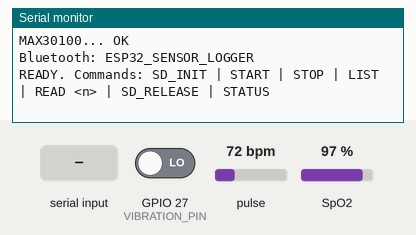
Recording of a sketch running on a simulated ESP32. Shown: the last lines printed to the serial monitor. The test bench sets the inputs (shaded band); at power-on: GPIO 27 (VIBRATION_PIN) LOW, pulse 72 bpm, SpO2 97 %. Storage starts empty; nothing arrives over Bluetooth unless stated.

Above: at 1.3 s.
1.4 s: "SD_INIT\n" received over Serial
At 2.5 s:
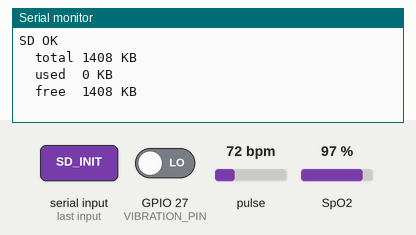
2.9 s: "SD_INIT\n" received over the second serial link
At 4.1 s:
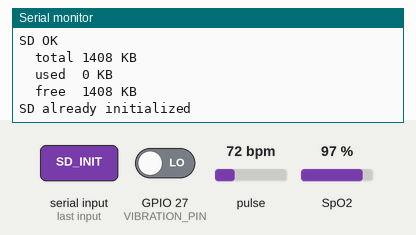
4.4 s: "START\n" received over Serial
At 5.2 s:
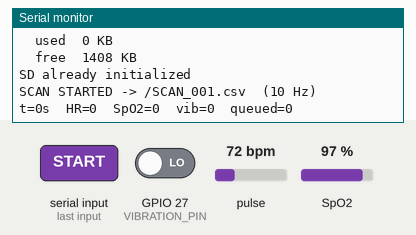
5.9 s: "START\n" received over the second serial link
At 6.3 s:
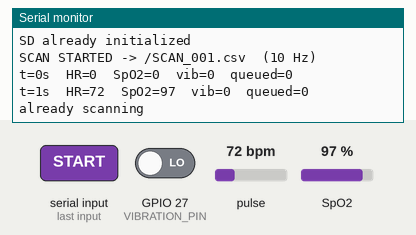
7.4 s: "STOP\n" received over Serial
At 8.6 s:
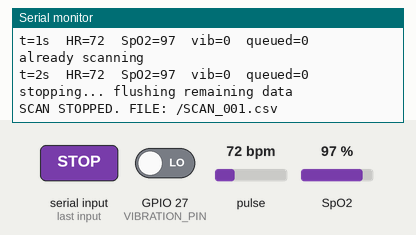
8.9 s: "STOP\n" received over the second serial link
At 9.9 s:
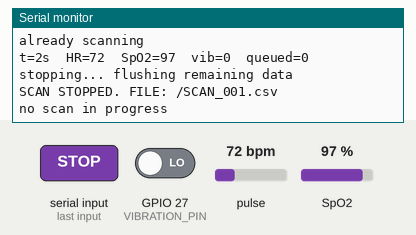

The sketch:

05_simplified_dualcore.ino
```cpp
/*
 * =====================================================================
 *  Fetal Kick Detection Device  -  simplified dual-core logger
 * =====================================================================
 *
 *  CORE 0 : sensorTask()  -> reads sensors as fast as possible and,
 *                            while scanning, pushes samples to a queue.
 *  CORE 1 : loop()        -> handles Bluetooth commands, drains the queue
 *                            onto the SD card, and (later) uploads to a server.
 *
 *  Sensors
 *  -------
 *   MAX30100  heart rate / SpO2   I2C  (SDA 25, SCL 26)   like 03_Heart_Rate_Sensor/sensor_testing
 *   SW-18010P vibration           GPIO 27                 like 04_.../02_Sense_vibration_hardness
 *   GY-87     accel + gyro        I2C  (SDA 21, SCL 22)   DISABLED (damaged) - add later
 *
 *  Logging  (one uniform time grid so every signal lines up)
 *  ---------------------------------------------------------
 *   accel_x/y/z, gyro_x/y/z : GY-87, full rate   (0 for now - add later)
 *   vibration               : transition count of the last 100 ms window
 *                             (= intensity); 0 when there is no vibration
 *   heart_rate, spo2        : latest MAX30100 value on every row
 *
 *   Master rate = SAMPLE_INTERVAL_MS. 10 Hz now (GY-87 off); set it to
 *   10 (ms) for 100 Hz once the accelerometer is back.
 *
 *  Bluetooth (device "ESP32_SENSOR_LOGGER"):
 *   SD_INIT | START | STOP | LIST | READ <n> | SD_RELEASE | STATUS
 * =====================================================================
 */

#include <Arduino.h>
#include <Wire.h>
#include <SPI.h>
#include <SD.h>
#include <BluetoothSerial.h>
#include "MAX30100_PulseOximeter.h"
#include "freertos/FreeRTOS.h"
#include "freertos/task.h"
#include "freertos/queue.h"

// ---------------------------------------------------------------- pins
  #define MAX_SDA 25
  #define MAX_SCL 26
  #define VIBRATION_PIN 27

  #define SD_CS   19
  #define SD_SCK  21
  #define SD_MISO 5
  #define SD_MOSI 18

  // GY-87 (add later - hardware damaged)
  // #define GY_SDA 21
  // #define GY_SCL 22

// -------------------------------------------------------------- config
  // Master log rate. GY-87 disabled -> 10 Hz is plenty.
  // When the accelerometer is back, set this to 10  (= 100 Hz).
  const uint32_t SAMPLE_INTERVAL_MS  = 100;            // 100 ms = 10 Hz

  const uint32_t FLUSH_INTERVAL_MS   = 1000;           // SD flush cadence
  const uint32_t SERIAL_INTERVAL_MS  = 1000;           // USB report while scanning
  const uint32_t VIBRATION_WINDOW_MS = 100;            // vibration hardness window
  const uint64_t MIN_FREE_SPACE      = 16ULL * 1024;   // stop before the card fills
  const int      QUEUE_LENGTH        = 400;            // generous cross-core buffer

// -------------------------------------------------------------- objects
  BluetoothSerial SerialBT;
  PulseOximeter   pox;
  SPIClass        SD_SPI(VSPI);
  QueueHandle_t   sensorQueue;

// --------------------------------------------------------- sample record
  struct SensorData {
    uint32_t scanTime;      // ms since START
    float    ax, ay, az;    // accel g    (GY-87 - 0 for now)
    float    gx, gy, gz;    // gyro dps   (GY-87 - 0 for now)
    int      vibration;     // window transition count (intensity) or 0
    float    heartRate;
    float    spo2;
  };

// ------------------------------------------------- shared / scan state
  volatile bool     scanning      = false;
  volatile uint32_t scanStartTime = 0;

// live values (written on core 0, read on core 1 for the status line)
  float heartRate = 0.0f;
  float spo2      = 0.0f;

// vibration state (core 0 only)
  int      prevVibState = LOW;
  bool     vibMeasuring = false;
  uint32_t vibStart     = 0;
  int      vibHigh      = 0;
  int      vibLow       = 0;
  int      vibIntensity = 0;      // last completed window intensity (for display/log)
  bool     vibReady     = false;  // emit intensity on the next logged row

// SD state (core 1 only)
  bool     sdReady     = false;
  bool     fileOpen    = false;
  File     scanFile;
  String   currentFile = "";
  uint32_t scanNumber  = 0;

// ------------------------------------------------------------ prototypes
  void     say(const String &m);
  void     onBeatDetected();
  void     measureVibration();
  void     sensorTask(void *param);
  void     handleCommands();
  void     readStream(Stream &s, String &buf);
  void     dispatch(String cmd);
  void     serviceSD();
  void     serialReport();
  void     cmdSdInit();
  void     cmdStart();
  void     cmdStop();
  void     cmdList();
  void     cmdRead(String arg);
  void     cmdRelease();
  void     cmdStatus();
  String   fileNameFor(uint32_t n);
  uint32_t nextScanNumber();

// =====================================================================
// helpers
// =====================================================================
    void say(const String &m) {           // send to phone + USB
      Serial.println(m);
      SerialBT.println(m);
    }

    void onBeatDetected() {               // keep tiny - runs inside pox.update()
    }

    // Vibration: SW-18010P, non-blocking 100 ms window (from 02_Sense_vibration_hardness).
    // Counts HIGH/LOW transitions; total = vibration intensity / hardness.
    void measureVibration() {
      int state = digitalRead(VIBRATION_PIN);

      if (!vibMeasuring && state != prevVibState) {     // movement starts a window
        vibMeasuring = true;
        vibStart = millis();
        vibHigh  = 0;
        vibLow   = 0;
      }

      if (vibMeasuring) {
        if (state != prevVibState) {
          if (state == HIGH) vibHigh++; else vibLow++;
          prevVibState = state;
        }
        if (millis() - vibStart >= VIBRATION_WINDOW_MS) {   // window closed
          vibMeasuring = false;
          vibIntensity = vibHigh + vibLow;                  // sensitivity value
          vibReady     = true;                              // emit on next row
        }
      } else {
        prevVibState = state;
      }
    }

// =====================================================================
// CORE 0 : sensor task - fast loop, queues samples while scanning
// =====================================================================
  void sensorTask(void *param) {
    uint32_t lastSample = millis();

    for (;;) {
      pox.update();          // MUST be called as fast as possible (MAX30100)
      measureVibration();    // non-blocking

      uint32_t now = millis();

      if (!scanning) {
        lastSample = now;    // stay current so START does not burst
      } else if (now - lastSample >= SAMPLE_INTERVAL_MS) {
        lastSample += SAMPLE_INTERVAL_MS;

        heartRate = pox.getHeartRate();
        spo2      = pox.getSpO2();

        SensorData d;
        d.scanTime = now - scanStartTime;

        // --- GY-87 (add later): readMPU6050(); d.ax=accelX; ... d.gz=gyroZ; ---
        d.ax = d.ay = d.az = 0.0f;     // GY-87 disabled
        d.gx = d.gy = d.gz = 0.0f;     // GY-87 disabled

        d.vibration = vibReady ? vibIntensity : 0;
        d.heartRate = heartRate;
        d.spo2      = spo2;

        xQueueSend(sensorQueue, &d, 0);  // non-blocking: never stall the sensor
        vibReady = false;                // intensity emitted on exactly one row
      }

      // Yield ~1 ms: keeps the Bluetooth stack + watchdog alive on core 0.
      // pox.update() still runs ~1000x/s (>= 10x the sample rate) - no data lost.
      vTaskDelay(1);
    }
  }

// =====================================================================
// SETUP  (runs on core 1)
// =====================================================================
void setup() {
  Serial.begin(921600);
  delay(100);
  Serial.println("\n=== Fetal Kick Logger (simplified dual-core) ===");

  // ---- MAX30100 (same settings as 03_Heart_Rate_Sensor/sensor_testing) ----
  Wire.begin(MAX_SDA, MAX_SCL);
  Wire.setClock(400000);
  Serial.print("MAX30100... ");
  if (!pox.begin()) {
    Serial.println("FAILED");
  } else {
    Serial.println("OK");
    pox.setIRLedCurrent(MAX30100_LED_CURR_7_6MA);   // 7.6 mA works best
    pox.setOnBeatDetectedCallback(onBeatDetected);
  }

  // ---- vibration ----
  pinMode(VIBRATION_PIN, INPUT);
  prevVibState = digitalRead(VIBRATION_PIN);

  // ---- GY-87 (add later - hardware damaged) ----
  // GYWire.begin(GY_SDA, GY_SCL);  initMPU6050();  initBMP180();

  // ---- Bluetooth ----
  if (!SerialBT.begin("ESP32_SENSOR_LOGGER"))
    Serial.println("Bluetooth FAILED");
  else
    Serial.println("Bluetooth: ESP32_SENSOR_LOGGER");

  // ---- queue + core-0 sensor task ----
  sensorQueue = xQueueCreate(QUEUE_LENGTH, sizeof(SensorData));
  if (!sensorQueue) Serial.println("Queue alloc FAILED");

  xTaskCreatePinnedToCore(sensorTask, "sensorTask", 8192, NULL, 3, NULL, 0);

  say("READY. Commands: SD_INIT | START | STOP | LIST | READ <n> | SD_RELEASE | STATUS");
}

// =====================================================================
// LOOP  (core 1) : Bluetooth commands + SD writing
// =====================================================================
void loop() {
  handleCommands();
  serviceSD();
  serialReport();
  delay(1);
}

// ------------------------------------------------- command input
    void readStream(Stream &s, String &buf) {
      while (s.available()) {
        char c = s.read();
        if (c == '\n' || c == '\r') {
          buf.trim();
          if (buf.length()) dispatch(buf);
          buf = "";
        } else if (buf.length() < 40) {
          buf += c;
        }
      }
    }

    void handleCommands() {
      static String btBuf  = "";
      static String usbBuf = "";
      readStream(SerialBT, btBuf);
      readStream(Serial,   usbBuf);
    }

    void dispatch(String cmd) {
      if      (cmd.equalsIgnoreCase("SD_INIT"))    cmdSdInit();
      else if (cmd.equalsIgnoreCase("START"))      cmdStart();
      else if (cmd.equalsIgnoreCase("STOP"))       cmdStop();
      else if (cmd.equalsIgnoreCase("LIST"))       cmdList();
      else if (cmd.equalsIgnoreCase("SD_RELEASE")) cmdRelease();
      else if (cmd.equalsIgnoreCase("STATUS"))     cmdStatus();
      else if (cmd.substring(0, 5).equalsIgnoreCase("READ ")) cmdRead(cmd.substring(5));
      else say("? unknown: " + cmd);
    }

// ------------------------------------------------- SD writing / draining
  void serviceSD() {
    static uint32_t lastFlush = 0;
    if (!fileOpen) return;

    // One formatted CSV line per sample. Building it once (not field-by-field)
    // keeps writes fast and lets the SAME line be pushed to a server later.
    SensorData d;
    char line[128];
    while (xQueueReceive(sensorQueue, &d, 0) == pdTRUE) {
      int n = snprintf(line, sizeof(line),
                      "%lu,%.3f,%.3f,%.3f,%.3f,%.3f,%.3f,%d,%.1f,%.1f\n",
                      (unsigned long)d.scanTime,
                      d.ax, d.ay, d.az, d.gx, d.gy, d.gz,
                      d.vibration, d.heartRate, d.spo2);
      if (n < 0) continue;
      if (n >= (int)sizeof(line)) n = sizeof(line) - 1;   // clamp (shouldn't happen)
      scanFile.write((const uint8_t *)line, n);

      // LATER (core 1 server upload): forward this same 'line' to the server,
      // e.g. buffer it and POST in batches over WiFi -> uploadToServer(line, n);
    }

    uint32_t now = millis();
    if (now - lastFlush >= FLUSH_INTERVAL_MS) {
      lastFlush = now;
      scanFile.flush();
    }

    // STOP finished: not scanning and queue drained -> close the file
    if (!scanning && uxQueueMessagesWaiting(sensorQueue) == 0) {
      scanFile.flush();
      scanFile.close();
      fileOpen = false;
      say("SCAN STOPPED. FILE: " + currentFile);
    }
  }

// ------------------------------------------- USB status line (scanning only)
  void serialReport() {
    static uint32_t last = 0;
    if (!scanning) return;                       // no serial spam when idle
    uint32_t now = millis();
    if (now - last < SERIAL_INTERVAL_MS) return;
    last = now;
    Serial.printf("t=%lus  HR=%.0f  SpO2=%.0f  vib=%d  queued=%u\n",
                  (unsigned long)((now - scanStartTime) / 1000),
                  heartRate, spo2, vibIntensity,
                  (unsigned)uxQueueMessagesWaiting(sensorQueue));
  }

// ------------------------------------------------- commands
  void cmdSdInit() {
    if (scanning) { say("busy: scanning"); return; }
    if (sdReady)  { say("SD already initialized"); return; }

    SD_SPI.begin(SD_SCK, SD_MISO, SD_MOSI, SD_CS);
    if (!SD.begin(SD_CS, SD_SPI, 20000000)) { say("SD INIT FAILED"); return; }
    sdReady = true;

    uint64_t total = SD.totalBytes();
    uint64_t used  = SD.usedBytes();
    say("SD OK");
    say("  total " + String((unsigned long)(total / 1024)) + " KB");
    say("  used  " + String((unsigned long)(used  / 1024)) + " KB");
    say("  free  " + String((unsigned long)((total - used) / 1024)) + " KB");
  }

  void cmdStart() {
    if (!sdReady) { say("run SD_INIT first"); return; }
    if (scanning) { say("already scanning"); return; }
    if (fileOpen) { say("previous file still closing, wait"); return; }

    if (SD.totalBytes() - SD.usedBytes() < MIN_FREE_SPACE) { say("SD FULL"); return; }

    scanNumber  = nextScanNumber();
    currentFile = fileNameFor(scanNumber);
    scanFile    = SD.open(currentFile, FILE_WRITE);
    if (!scanFile) { say("cannot create " + currentFile); return; }

    scanFile.println("scan_time_ms,accel_x,accel_y,accel_z,gyro_x,gyro_y,gyro_z,vibration,heart_rate,spo2");
    scanFile.flush();

    fileOpen      = true;
    scanStartTime = millis();
    scanning      = true;          // set last: core 0 starts queuing now

    int hz = 1000 / SAMPLE_INTERVAL_MS;
    say("SCAN STARTED -> " + currentFile + "  (" + String(hz) + " Hz)");
  }

  void cmdStop() {
    if (!scanning) { say("no scan in progress"); return; }
    scanning = false;              // core 0 stops; serviceSD() drains + closes
    say("stopping... flushing remaining data");
  }

  void cmdList() {
    if (!sdReady) { say("run SD_INIT first"); return; }
    if (scanning) { say("stop scan first"); return; }

    File root = SD.open("/");
    if (!root) { say("cannot open root"); return; }

    int idx = 0;
    say("--- files ---");
    for (File f = root.openNextFile(); f; f = root.openNextFile()) {
      String n = f.name();
      if (!f.isDirectory() && n.endsWith(".csv"))
        say(String(idx++) + ": " + n + "  (" + String((unsigned long)f.size()) + " B)");
    }
    if (idx == 0) say("(none)");
    root.close();
  }

  void cmdRead(String arg) {
    if (!sdReady) { say("run SD_INIT first"); return; }
    if (scanning) { say("stop scan first"); return; }
    int target = arg.toInt();

    File root = SD.open("/");
    if (!root) { say("cannot open root"); return; }

    int  idx  = 0;
    bool sent = false;
    for (File f = root.openNextFile(); f; f = root.openNextFile()) {
      String n = f.name();
      if (!f.isDirectory() && n.endsWith(".csv")) {
        if (idx == target) {
          say("--- " + n + " ---");
          uint8_t buf[64];
          while (f.available()) {
            int k = f.read(buf, sizeof(buf));
            SerialBT.write(buf, k);
          }
          SerialBT.println();
          say("--- end ---");
          sent = true;
          break;
        }
        idx++;
      }
    }
    root.close();
    if (!sent) say("no file at index " + String(target));
  }

  void cmdRelease() {
    if (scanning) { say("stop scan first"); return; }
    if (fileOpen) { say("still writing, try again in a moment"); return; }
    if (!sdReady) { say("SD not initialized"); return; }
    SD.end();
    sdReady = false;
    say("SD RELEASED - safe to remove card");
  }

  void cmdStatus() {
    say("--- status ---");
    say(String("sd_ready : ") + (sdReady  ? "yes" : "no"));
    say(String("scanning : ") + (scanning ? "yes" : "no"));
    say(String("file     : ") + (fileOpen ? currentFile : String("-")));
    say(String("queued   : ") + String((unsigned)uxQueueMessagesWaiting(sensorQueue)));
    if (sdReady)
      say(String("free     : ") +
          String((unsigned long)((SD.totalBytes() - SD.usedBytes()) / 1024)) + " KB");
  }

// ------------------------------------------------- filename helpers
  String fileNameFor(uint32_t n) {
    char name[24];
    snprintf(name, sizeof(name), "/SCAN_%03lu.csv", (unsigned long)n);
    return String(name);
  }

  uint32_t nextScanNumber() {
    uint32_t n = 1;
    while (SD.exists(fileNameFor(n))) n++;
    return n;
  }
```

Measured:
- after the input at 1.4 s, the serial monitor: prints a new line at once (image 1)
- after the input at 2.9 s, the serial monitor: prints a new line at once (image 2)
- after the input at 4.4 s, the serial monitor: prints a new line at once (image 3)
- after the input at 5.9 s, the serial monitor: prints a new line at once (image 4)
- after the input at 7.4 s, the serial monitor: prints a new line at once (image 5)
- after the input at 8.9 s, the serial monitor: prints a new line at once (image 6)
